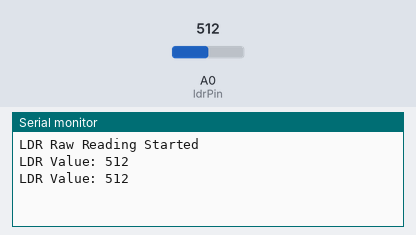
Recording of a sketch running on a simulated Arduino Uno, built with avr-gcc and run on an emulated ATmega328P. Shown: the last lines printed to the serial monitor. The inputs (shaded band) are chosen by the test bench; at power-on: A0 (ldrPin) = 512.

Above: at 1.8 s.
1.9 s: A0 (ldrPin) set to 716
At 2.4 s:
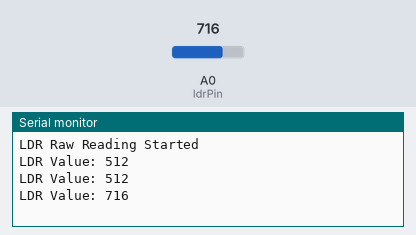
3.4 s: A0 (ldrPin) set to 900
At 4.8 s:
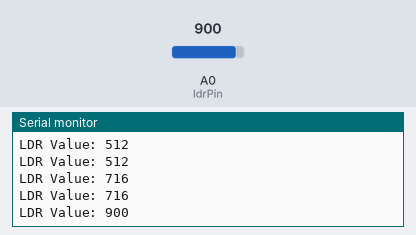
Timing chart, 0 to 6.4 s (numbered marks = the images above; inputs shaded):
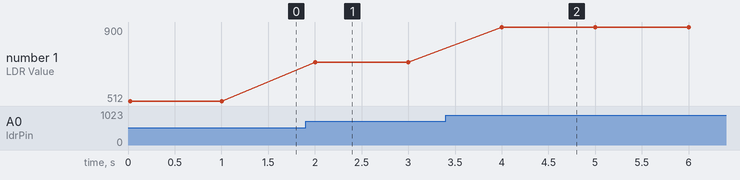

Measured:
- after the input at 1.9 s, the serial monitor: prints a new line after 0.10 s (image 1)
- after the input at 3.4 s, the serial monitor: prints a new line after 0.60 s (image 2)
- plotted number 1: 512 → 716 after the input at 1.9 s, 716 → 900 after the input at 3.4 s

The sketch:

Jun22b_LDR_Light_Serial.ino
```cpp
int ldrPin = A0;

void setup() {
  Serial.begin(9600);
  Serial.println("LDR Raw Reading Started");
}

void loop() {
  int ldrValue = analogRead(ldrPin);

  Serial.print("LDR Value: ");
  Serial.println(ldrValue);

  delay(1000);
}
```
